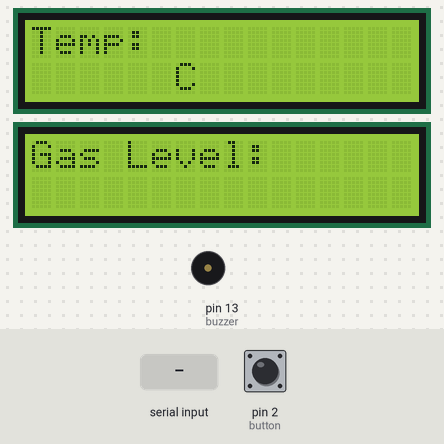
This sketch was run on a simulated Arduino Uno, built with avr-gcc and run on an emulated ATmega328P. Parts: 2 × 16×2 character LCD, buzzer (waves = sounding, pin HIGH). The inputs (shaded band) are chosen by the test bench; at power-on: pin 2 (button) LOW. What the sketch prints to the serial monitor is not drawn.

Above: at 1.3 s.
1.4 s: "90,45\n" received over Serial
At 1.9 s:
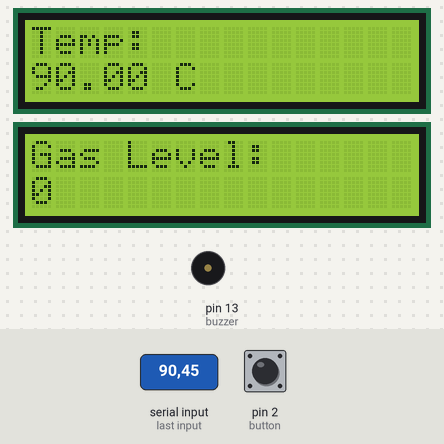
2.9 s: "30,150\n" received over Serial
At 4.2 s:
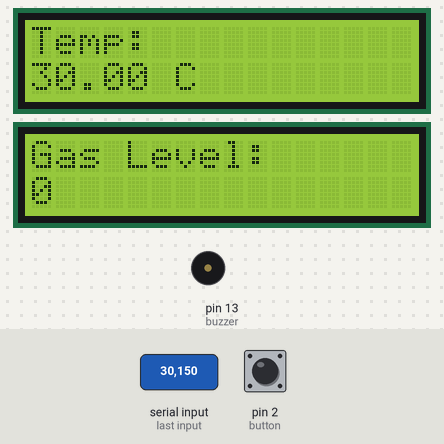
Timing chart, 0 to 5.9 s (numbered marks = the images above; inputs shaded):
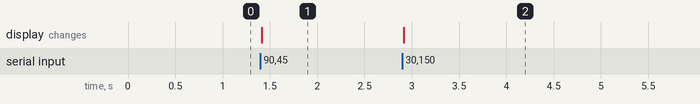

The sketch:

slave.ino
```cpp
#include <Wire.h>
#include <LiquidCrystal_I2C.h>

LiquidCrystal_I2C display1(32, 16, 2);
LiquidCrystal_I2C display2(33, 16, 2);
int currentMillis = 0;
int runningTime = 0;
int buzzer = 13;
int stop = 0;

int gasSensorValue;
int gasLevel = 0;
float temperature;
int button = 2;

void setup() {
  Serial.begin(9600);
  pinMode(button, INPUT);
  pinMode(buzzer, OUTPUT);
  attachInterrupt(digitalPinToInterrupt(button), handleInterrupt, RISING);

  display1.init();
  display2.init();
  display1.backlight();
  display2.backlight();
  display1.setCursor(0, 0);

  display1.print("Temp:");
  display1.setCursor(6, 1);
  display1.print("C");
  display1.setCursor(0, 1);
  display2.setCursor(0, 0);
  display2.print("Gas Level:");
}

void loop() {
  if (Serial.available()) {
    String data = Serial.readStringUntil('\n');

    int index = data.indexOf(',');

    temperature = data.substring(0, index).toFloat();
    gasSensorValue = data.substring(index + 1).toInt();

    if (gasSensorValue > 600) {
      gasLevel = 3;
    } else if (gasSensorValue > 500) {
      gasLevel = 2;
    } else if (gasSensorValue > 400) {
      gasLevel = 1;
    } else {
      gasLevel = 0;
    }

    display1.setCursor(0, 1);
    display1.print(temperature);
    display2.setCursor(0, 1);
    display2.print(gasLevel);

    if (gasLevel > 0 && temperature > 50) {

      if (millis() > runningTime + 500 && stop == 0) {
        runningTime = millis();
        tone(buzzer, 1500);
        Serial.println('y');
      }
    } else {
      noTone(buzzer);
      runningTime = millis();
      Serial.println('n');
    }
  }
}

void handleInterrupt() {
  noTone(buzzer);
  Serial.println('n');
  if (stop == 1) {
    stop = 0;
  } else {
    stop = 1;
  }
}
```

Measured:
- after the input at 1.4 s, the display: changes at once (image 1)
- after the input at 2.9 s, the display: changes at once (image 2)
